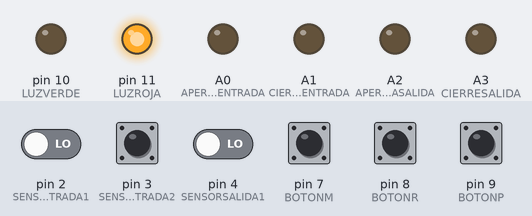
A program run on a simulated Arduino Mega 2560, built with avr-gcc and run on an emulated ATmega2560. On the bench: output pins drawn as LEDs (lit = HIGH). Inputs (shaded band) come from the test bench; at power-on: pin 2 (SENSORENTRADA1), pin 3 (SENSORENTRADA2), pin 4 (SENSORSALIDA1), pin 7 (BOTONM), pin 8 (BOTONR), pin 9 (BOTONP) LOW. EEPROM starts erased.

Above: at 1.2 s.
1.3 s: pin 7 (BOTONM) pulled HIGH for 0.15 s
At 2.5 s:
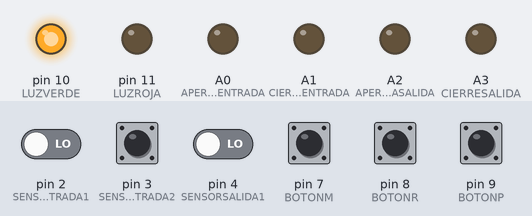
2.9 s: pin 2 (SENSORENTRADA1) driven HIGH
At 3.6 s:
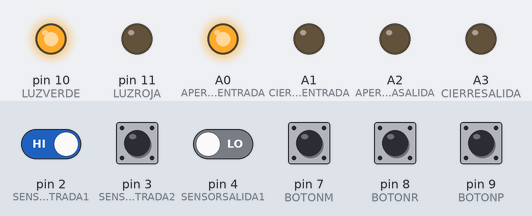
5.3 s: pin 8 (BOTONR) pulled HIGH for 0.15 s
At 5.8 s:
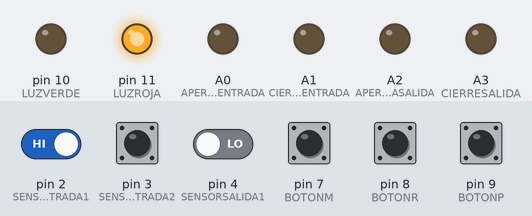
6.9 s: pin 7 (BOTONM) pulled HIGH for 1 s
At 8.2 s:
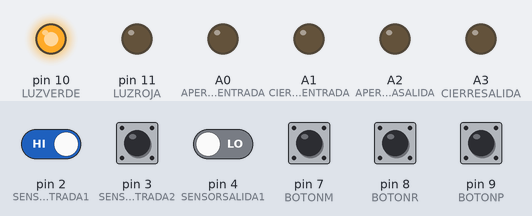
9.4 s: pin 3 (SENSORENTRADA2) pulsed HIGH 2 times (0.12 s each, 0.3 s apart)
At 9.8 s:
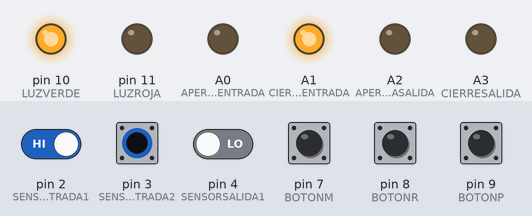
Timing chart, 0 to 13.0 s (numbered marks = the images above; inputs shaded):
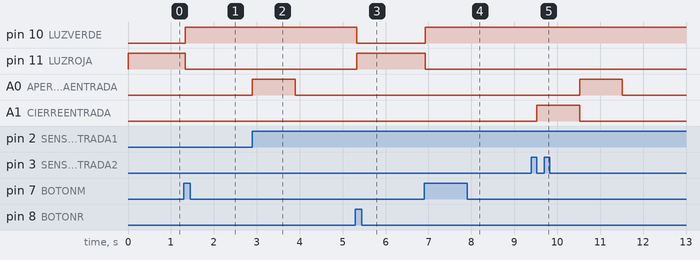

The program:

main.cpp
```cpp
#include <Arduino.h>
#include <avr/eeprom.h>

typedef union{
  struct{
    uint8_t b0:1;
    uint8_t b1:1;
    uint8_t b2:1;
    uint8_t b3:1;
    uint8_t b4:1;
    uint8_t b5:1;
    uint8_t b6:1;
    uint8_t b7:1;
  }bit;
  uint8_t byte;
}_flag;

// Definicion Variables de Entrada

#define SENSORENTRADA1 2
#define SENSORENTRADA2 3

#define SENSORSALIDA1 4
#define SENSORSALIDA2 5
#define SENSORTARJETA 6

#define BOTONM 7
#define BOTONR 8
#define BOTONP 9

//Definicion Variables de Salida

#define LUZROJA 11
#define LUZVERDE 10

#define APERTURAENTRADA A0
#define CIERREENTRADA A1
#define APERTURASALIDA A2
#define CIERRESALIDA A3

//Definicion de Banderas para los distintos Estados

#define ESTACIONAMIENTOLLENO flag1.bit.b0
#define ESTACIONAMIENTOHABILITADO flag1.bit.b1
#define ABRIENDOENTRADA flag1.bit.b2
#define CERRANDOENTRADA flag1.bit.b3
#define ABRIENDOSALIDA flag1.bit.b4
#define CERRANDOSALIDA flag1.bit.b5

//Definincion de los distintos estados de Entrada/Salida
//Se utilizan los mismos nombres para ahorrar espacio pero en el caso de la Salida
// VEHICULOENTRANDO y VEHICULOINGRESADO se deben interpretar como SALIENDO y SALIDO

#define ESPERANDO 1
#define VEHICULODETECTADO 2
#define BARRERAABIERTA 3
#define VEHICULOENTRANDO 4
#define VEHICULOINGRESADO 5
#define BARRERACERRADA 6

#define TIEMPOACCION 1000
#define CAPACIDADESTACIONAMIENTO 3

// Definicion de Variables

uint8_t cantidadVehiculos,ultimoBoton, estadoEntrada, estadoSalida;
unsigned long time, ultimoDebounce, accionamientoMotorEntrada, accionamientoMotorSalida;

_flag flag1;

__attribute__((section(".eeprom"))) uint8_t eepromCantVehiculos;

//Prototipado de funciones

void ChequearDebounce(int botonActual);
void PararEstacionamiento();
void HabilitarEstacionamiento();
void ResetearEstacionamiento();
void AbrirBarreraEntrada();
void CerrarBarreraEntrada();
void AbrirBarreraSalida();
void CerrarBarreraSalida();

//Esta serie de funciones es para salvar el efecto de debounce de los botones mecanicos
// e implementar al logica ante cada boton presionado

void LeerBotones(){
  if(digitalRead(BOTONM) || digitalRead(BOTONR) || digitalRead(BOTONP)){
    if (digitalRead(BOTONP)){
      ChequearDebounce(BOTONP);
    }
    if (digitalRead(BOTONM)) {
      ChequearDebounce(BOTONM);
    }
    if (digitalRead(BOTONR)){
      ChequearDebounce(BOTONR);
    }
  } else {
    ultimoBoton = 0x00;
    ultimoDebounce = millis();
  }
}

void ChequearDebounce(int botonActual){
  time = millis();
  if ((time - ultimoDebounce) >= 30){
    if(botonActual ^ ultimoBoton){
      ultimoBoton = botonActual;
      switch (botonActual) {
        case BOTONP:
          PararEstacionamiento();
          break;
        case BOTONM:
          HabilitarEstacionamiento();
          break;
        case BOTONR:
          ResetearEstacionamiento();
          break;
        default:
          break;
      }
      ultimoDebounce = millis();
    } else {
      ultimoDebounce = millis();
    }
  }
}

void PararEstacionamiento(){
  ESTACIONAMIENTOHABILITADO = 0x00;
  digitalWrite(LUZROJA, HIGH);
  digitalWrite(LUZVERDE, LOW);
}

void HabilitarEstacionamiento(){
  ESTACIONAMIENTOHABILITADO = 0x01;
  if(!ESTACIONAMIENTOLLENO){
  	digitalWrite(LUZROJA, LOW);
  	digitalWrite(LUZVERDE, HIGH);
  }
}

void ResetearEstacionamiento(){
  cantidadVehiculos = 0;
  ESTACIONAMIENTOHABILITADO = 0x00;
  ESTACIONAMIENTOLLENO = 0;
  digitalWrite(LUZROJA, HIGH);
  digitalWrite(LUZVERDE, LOW);
}

//Para abrir y cerrar las barreras se supone que el tiempo de activacion de los motores es de 3 segundos
// para completar el recorrido, asi como que se utilizaran salidas distintas para poder invertir el sentido
// de gito de los motores

void AbrirBarreraEntrada(){
  time = millis();
  if (!ABRIENDOENTRADA){
    digitalWrite(APERTURAENTRADA, HIGH);
    ABRIENDOENTRADA = 0x01;
    accionamientoMotorEntrada = millis();
  } else {
    if ((time - accionamientoMotorEntrada) >= TIEMPOACCION){
      digitalWrite(APERTURAENTRADA, LOW);
      ABRIENDOENTRADA = 0x00;
    }
  }
}

void CerrarBarreraEntrada(){
  time = millis();
  if(!CERRANDOENTRADA){
    digitalWrite(CIERREENTRADA, HIGH);
    CERRANDOENTRADA = 0x01;
    accionamientoMotorEntrada = millis();
  } else if ((time - accionamientoMotorEntrada) >= TIEMPOACCION){
    digitalWrite(CIERREENTRADA, LOW);
    CERRANDOENTRADA = 0x00;
  }
}

void AbrirBarreraSalida(){
  time = millis();
  if (!ABRIENDOSALIDA){
    digitalWrite(APERTURASALIDA, HIGH);
    ABRIENDOSALIDA = 0x01;
    accionamientoMotorSalida = millis();
  } else if ((time - accionamientoMotorSalida) >= TIEMPOACCION){
      digitalWrite(APERTURASALIDA, LOW);
      ABRIENDOSALIDA = 0x00;
    }
}

void CerrarBarreraSalida(){
  time = millis();
  if(!CERRANDOSALIDA){
    digitalWrite(CIERRESALIDA, HIGH);
    CERRANDOSALIDA = 0x01;
    accionamientoMotorSalida = millis();
  } else if ((time - accionamientoMotorSalida) >= TIEMPOACCION){
    digitalWrite(CIERRESALIDA, LOW);
    CERRANDOSALIDA = 0x00;
  }
}

void setup() {
  pinMode(SENSORENTRADA1, INPUT);
  pinMode(SENSORENTRADA2, INPUT);
  pinMode(SENSORSALIDA1, INPUT);
  pinMode(SENSORSALIDA2, INPUT);
  pinMode(SENSORTARJETA, INPUT);
  pinMode(BOTONM, INPUT);
  pinMode(BOTONR, INPUT);
  pinMode(BOTONP, INPUT);

  pinMode(LUZVERDE, OUTPUT);
  pinMode(LUZROJA, OUTPUT);
  pinMode(APERTURAENTRADA, OUTPUT);
  pinMode(CIERREENTRADA, OUTPUT);
  pinMode(APERTURASALIDA, OUTPUT);
  pinMode(CIERRESALIDA, OUTPUT);

  // Cuando se inicia el micro se supone el estacionamiento vacio y deshabilitado
  // hasta que se accione el boton. Los estados basicos de los sensores son ESPERANDO

  ESTACIONAMIENTOHABILITADO = 0x00;
  ESTACIONAMIENTOLLENO = 0x00;
  digitalWrite(LUZROJA, HIGH);
  digitalWrite(LUZVERDE, LOW);
  estadoEntrada = ESPERANDO;
  estadoSalida = ESPERANDO;
  cantidadVehiculos = eeprom_read_byte(&eepromCantVehiculos);
}

void loop() {
  // Todo el tiempo se esta chequeando si los botones son presionados o no
  LeerBotones();
  //Los sensores de entrada solamente leen cuando el estacionamiento esta habilitado
  // y tiene lugar. Los sensores solamente se leen si el estado actual de la entrada lo amerita.
  if (ESTACIONAMIENTOHABILITADO){
    if(!ESTACIONAMIENTOLLENO){
      switch (estadoEntrada) {
        case ESPERANDO:
          if (digitalRead(SENSORENTRADA1)){
            estadoEntrada = VEHICULODETECTADO;
          }
        break;
        case VEHICULODETECTADO:
          AbrirBarreraEntrada();
          if (!ABRIENDOENTRADA){
            estadoEntrada = BARRERAABIERTA;
          }
        break;
        case BARRERAABIERTA:
          if (digitalRead(SENSORENTRADA2)){
            estadoEntrada = VEHICULOENTRANDO;
          }
        break;
        case VEHICULOENTRANDO:
          if (!digitalRead(SENSORENTRADA2)){
            estadoEntrada = VEHICULOINGRESADO;
          }
        break;
        case VEHICULOINGRESADO:
          CerrarBarreraEntrada();
          if(!CERRANDOENTRADA){
            estadoEntrada = BARRERACERRADA;
          }
        break;
        case BARRERACERRADA:
          cantidadVehiculos++;
          if (cantidadVehiculos >= CAPACIDADESTACIONAMIENTO){
            ESTACIONAMIENTOLLENO = 0x01;
            digitalWrite(LUZROJA, HIGH);
            digitalWrite(LUZVERDE, LOW);
          }
        eeprom_write_byte(&eepromCantVehiculos, cantidadVehiculos);
        estadoEntrada = ESPERANDO;
        break;
        default:
          estadoEntrada = ESPERANDO;
      }
    }
    // Los sensores de salida son leidos siempre que el estacionamiento este habilitado,
    // a diferencia de los sensores de entrada ya que los autos siempre salen.
    switch (estadoSalida) {
      case ESPERANDO:
        if (digitalRead(SENSORSALIDA1) && digitalRead(SENSORTARJETA) && (cantidadVehiculos > 0)){
          estadoSalida = VEHICULODETECTADO;
        }
      break;
      case VEHICULODETECTADO:
        AbrirBarreraSalida();
        if (!ABRIENDOSALIDA){
          estadoSalida = BARRERAABIERTA;
        }
      break;
      case BARRERAABIERTA:
        if (digitalRead(SENSORSALIDA2)){
          estadoSalida = VEHICULOENTRANDO;
        }
      break;
      case VEHICULOENTRANDO:
        if (!digitalRead(SENSORSALIDA2)){
          estadoSalida = VEHICULOINGRESADO;
        }
      break;
      case VEHICULOINGRESADO:
        CerrarBarreraSalida();

        if(!CERRANDOSALIDA){
          estadoSalida = BARRERACERRADA;
        }
      break;
      case BARRERACERRADA:
      cantidadVehiculos--;
      	if (cantidadVehiculos < CAPACIDADESTACIONAMIENTO){
          ESTACIONAMIENTOLLENO = 0x00;
          digitalWrite(LUZROJA, LOW);
          digitalWrite(LUZVERDE, HIGH);
        }
      estadoSalida = ESPERANDO;
      eeprom_write_byte(&eepromCantVehiculos, cantidadVehiculos);
      break;
      default:
        estadoSalida = ESPERANDO;
    }
  }
}
```

Measured:
- after the input at 1.3 s, pin 10 (LUZVERDE): LOW → HIGH at once; pin 11 (LUZROJA): HIGH → LOW at once
- after the input at 2.9 s, A0 (APERTURAENTRADA): LOW → HIGH at once, → LOW 1.0 s later
- after the input at 5.3 s, pin 10 (LUZVERDE): HIGH → LOW at once; pin 11 (LUZROJA): LOW → HIGH at once
- after the input at 6.9 s, pin 10 (LUZVERDE): LOW → HIGH at once; pin 11 (LUZROJA): HIGH → LOW at once
- after the input at 9.4 s, A0 (APERTURAENTRADA): LOW → HIGH after 1.1 s, → LOW 1.0 s later; A1 (CIERREENTRADA): LOW → HIGH after 0.12 s, → LOW 1.0 s later
